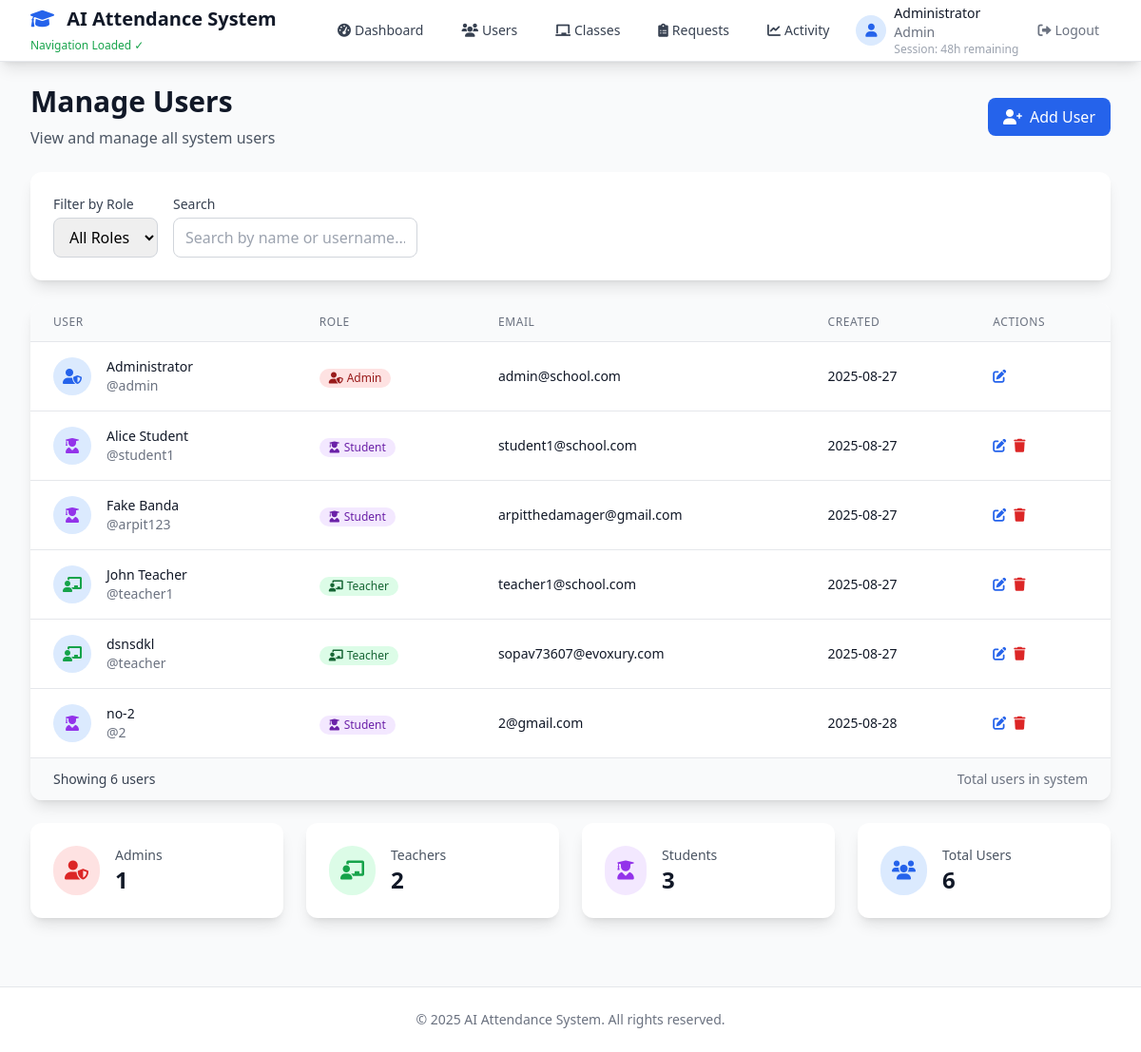
/admin/users (signed in), run on an earlier commit of the app's database.
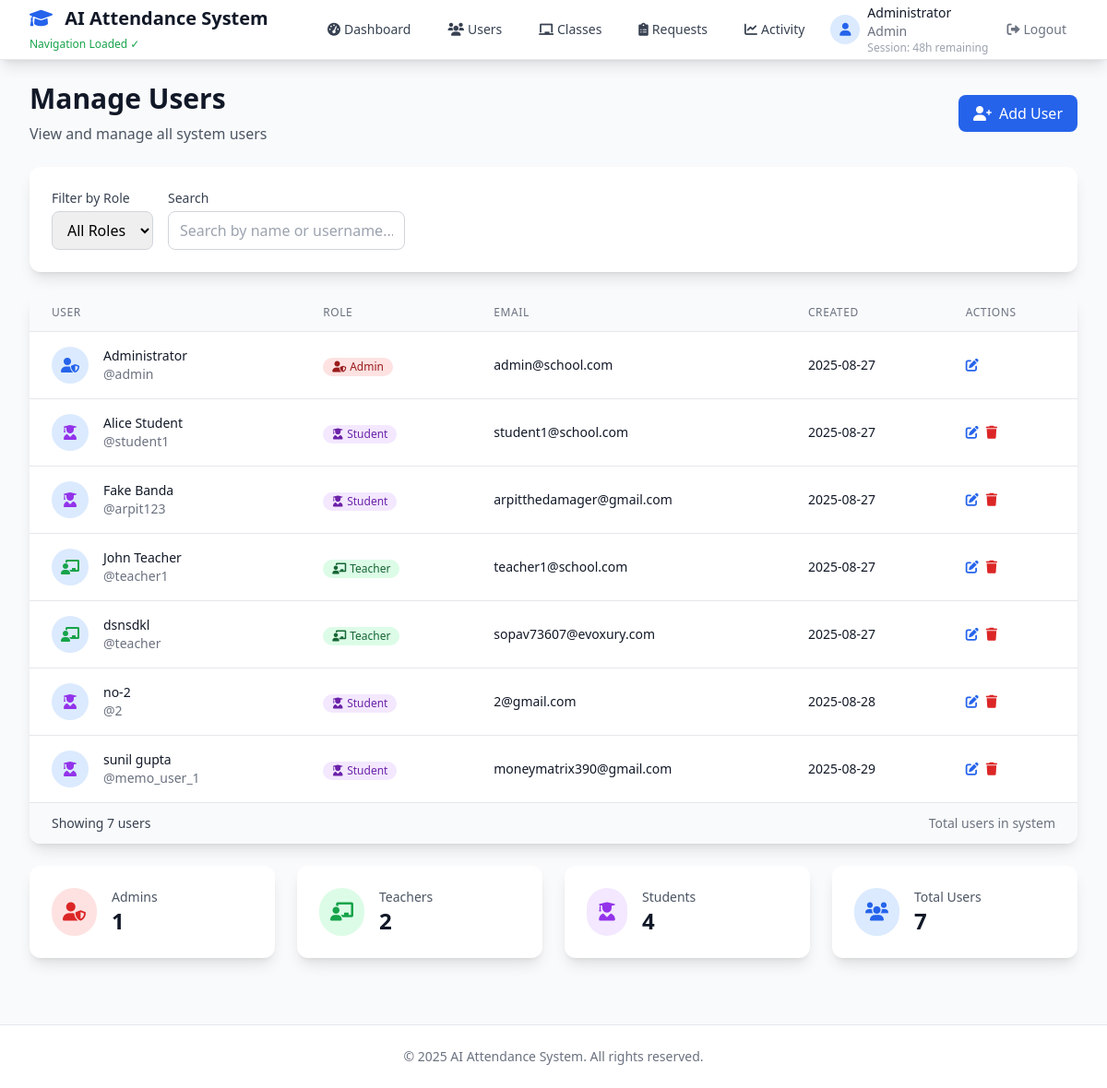
And on a later commit of the database.
### tables this page shows
CREATE TABLE users (
                id INTEGER PRIMARY KEY AUTOINCREMENT,
                username TEXT UNIQUE NOT NULL,
                password_hash TEXT NOT NULL,
                email TEXT UNIQUE NOT NULL,
                name TEXT NOT NULL,
                role TEXT NOT NULL DEFAULT 'student',
                created_at TIMESTAMP DEFAULT CURRENT_TIMESTAMP
            );

### app.py (the view)
@app.route('/admin/users')
@admin_required
@track_activity('admin_users')
def admin_users():
    role_filter = request.args.get('role')
    users = user_service.get_all_users(role_filter)
    return render_template('admin/users.html', users=users)

### app.py (called while the page is built)
@app.context_processor
def inject_session():
    return {'session': session}

### backend/auth.py (called while the page is built)
def admin_required(f):
    @wraps(f)
    def decorated_function(*args, **kwargs):
        if 'user_id' not in session:
            return redirect(url_for('login'))
        if 'login_time' in session:
            login_time = datetime.fromisoformat(session['login_time'])
            if datetime.now() - login_time > timedelta(hours=48):
                session.clear()
                flash('Your session has expired. Please log in again.', 'info')
                return redirect(url_for('login'))
        if session.get('role') != 'admin':
            flash('Access denied. Admin privileges required.', 'error')
            return redirect(url_for('dashboard'))
        return f(*args, **kwargs)
    return decorated_function

### backend/database.py (called while the page is built)
    def get_db(self):
        conn = sqlite3.connect(self.db_path)
        conn.row_factory = sqlite3.Row
        return conn

### backend/services.py (called while the page is built)
    def get_all_users(self, role=None):
        return self.user_model.get_all(role)

### templates/admin/users.html (shortened to what the changed rows need)
{% extends "layout.html" %}
{% block content %}
<div class="space-y-6">
    <div class="flex items-center justify-between">
        <div>
            <h1 class="text-3xl font-bold text-gray-900">Manage Users</h1>
        </div>
    </div>
    <div class="bg-white rounded-xl shadow-lg overflow-hidden">
        {% if users %}
        <div class="overflow-x-auto">
            <table class="min-w-full divide-y divide-gray-200">
                <thead class="bg-gray-50">
                    <tr>
                        <th class="px-6 py-3 text-left text-xs font-medium text-gray-500 uppercase tracking-wider">User</th>
                        <th class="px-6 py-3 text-left text-xs font-medium text-gray-500 uppercase tracking-wider">Role</th>
                        <th class="px-6 py-3 text-left text-xs font-medium text-gray-500 uppercase tracking-wider">Email</th>
                        <th class="px-6 py-3 text-left text-xs font-medium text-gray-500 uppercase tracking-wider">Created</th>
                        <th class="px-6 py-3 text-left text-xs font-medium text-gray-500 uppercase tracking-wider">Actions</th>
                    </tr>
                </thead>
                <tbody class="bg-white divide-y divide-gray-200">
                    {% for user in users %}
                    <tr class="hover:bg-gray-50">
                        <td class="px-6 py-4 whitespace-nowrap">
                            <div class="flex items-center">
                                <div class="h-10 w-10 rounded-full bg-blue-100 flex items-center justify-center">
                                    {% if user.role == 'admin' %}
                                        <i class="fas fa-user-shield text-blue-600"></i>
                                    {% elif user.role == 'teacher' %}
                                        <i class="fas fa-chalkboard-teacher text-green-600"></i>
                                    {% else %}
                                        <i class="fas fa-user-graduate text-purple-600"></i>
                                    {% endif %}
                                </div>
                                <div class="ml-4">
                                    <div class="text-sm font-medium text-gray-900">{{ user.name }}</div>
                                    <div class="text-sm text-gray-500">@{{ user.username }}</div>
                                </div>
                            </div>
                        </td>
                        <td class="px-6 py-4 whitespace-nowrap">
                            {% if user.role == 'admin' %}
                            <span class="inline-flex items-center px-2.5 py-0.5 rounded-full text-xs font-medium bg-red-100 text-red-800">
                                <i class="fas fa-user-shield mr-1"></i>Admin
                            </span>
                            {% elif user.role == 'teacher' %}
                            <span class="inline-flex items-center px-2.5 py-0.5 rounded-full text-xs font-medium bg-green-100 text-green-800">
                                <i class="fas fa-chalkboard-teacher mr-1"></i>Teacher
                            </span>
                            {% else %}
                            <span class="inline-flex items-center px-2.5 py-0.5 rounded-full text-xs font-medium bg-purple-100 text-purple-800">
                                <i class="fas fa-user-graduate mr-1"></i>Student
                            </span>
                            {% endif %}
                        </td>
                        <td class="px-6 py-4 whitespace-nowrap text-sm text-gray-900">
                            {{ user.email or 'No email' }}
                        </td>
                        <td class="px-6 py-4 whitespace-nowrap text-sm text-gray-900">
                            {{ user.created_at.split(' ')[0] }}
                        </td>
                        <td class="px-6 py-4 whitespace-nowrap text-sm font-medium">
                            <div class="flex items-center space-x-2">
                                <button class="text-blue-600 hover:text-blue-900">
                                    <i class="fas fa-edit"></i>
                                </button>
                                {% if user.username != 'admin' %}
                                <button class="text-red-600 hover:text-red-900">
                                    <i class="fas fa-trash"></i>
                                </button>
                                {% endif %}
                            </div>
                        </td>
                    </tr>
                    {% endfor %}
                </tbody>
            </table>
        </div>
        <div class="bg-gray-50 px-6 py-3 border-t border-gray-200">
            <div class="flex items-center justify-between">
                <div class="text-sm text-gray-700">
                    Showing <span class="font-medium">{{ users|length }}</span> users
                </div>
                <div class="text-sm text-gray-500">
                    Total users in system
                </div>
            </div>
        </div>
        {% endif %}
    </div>
    <div class="grid grid-cols-1 md:grid-cols-4 gap-6">
        <div class="bg-white rounded-xl shadow-lg p-6">
            <div class="flex items-center">
                <div class="ml-4">
                    <p class="text-sm font-medium text-gray-600">Students</p>
                    <p class="text-2xl font-bold text-gray-900">
                        {{ users|selectattr('role', 'equalto', 'student')|list|length }}
                    </p>
                </div>
            </div>
        </div>
        <div class="bg-white rounded-xl shadow-lg p-6">
            <div class="flex items-center">
                <div class="ml-4">
                    <p class="text-sm font-medium text-gray-600">Total Users</p>
                    <p class="text-2xl font-bold text-gray-900">{{ users|length }}</p>
                </div>
            </div>
        </div>
    </div>
</div>
{% endblock %}

### templates/layout.html (shortened to what this page needs)
<!DOCTYPE html>
<html lang="en">
<head>
    <script src="https://cdn.tailwindcss.com"></script>
    <link rel="stylesheet" href="https://cdnjs.cloudflare.com/ajax/libs/font-awesome/6.0.0/css/all.min.css">
</head>
<body class="bg-gray-50 min-h-screen">
    {% if session.user_id or session.get('user_id') %}
    <nav class="bg-white shadow-lg border-b border-gray-200" style="position: relative; z-index: 1000;">
        <div class="max-w-7xl mx-auto px-4 sm:px-6 lg:px-8">
            <div class="flex justify-between h-16">
                <div class="flex items-center">
                                    <div class="flex-shrink-0">
                    <h1 class="text-xl font-bold text-gray-900">
                        <i class="fas fa-graduation-cap text-blue-600 mr-2"></i>
                        AI Attendance System
                    </h1>
                    <small class="text-xs text-green-600">Navigation Loaded ✓</small>
                </div>
                </div>
                <div class="flex items-center space-x-4">
                    {% if session.role == 'admin' %}
                    <a href="{{ url_for('admin_dashboard') }}" class="text-gray-700 hover:text-blue-600 px-3 py-2 rounded-md text-sm font-medium">
                        <i class="fas fa-tachometer-alt mr-1"></i>Dashboard
                    </a>
                    <a href="{{ url_for('admin_users') }}" class="text-gray-700 hover:text-blue-600 px-3 py-2 rounded-md text-sm font-medium">
                        <i class="fas fa-users mr-1"></i>Users
                    </a>
                    <a href="{{ url_for('admin_classes') }}" class="text-gray-700 hover:text-blue-600 px-3 py-2 rounded-md text-sm font-medium">
                        <i class="fas fa-chalkboard mr-1"></i>Classes
                    </a>
                    <a href="{{ url_for('admin_requests') }}" class="text-gray-700 hover:text-blue-600 px-3 py-2 rounded-md text-sm font-medium">
                        <i class="fas fa-clipboard-list mr-1"></i>Requests
                    </a>
                    <a href="{{ url_for('admin_activity') }}" class="text-gray-700 hover:text-blue-600 px-3 py-2 rounded-md text-sm font-medium">
                        <i class="fas fa-chart-line mr-1"></i>Activity
                    </a>
                    {% endif %}
                    <div class="relative">
                        <div class="flex items-center space-x-2">
                            <div class="h-8 w-8 rounded-full bg-blue-100 flex items-center justify-center">
                                <i class="fas fa-user text-blue-600 text-sm"></i>
                            </div>
                            <div class="text-sm">
                                <p class="text-gray-900 font-medium">{{ session.name }}</p>
                                <p class="text-gray-500 capitalize">{{ session.role }}</p>
                                {% if session.login_time %}
                                <p class="text-xs text-gray-400" id="session-timer">Session: 48h remaining</p>
                                {% endif %}
                            </div>
                            <a href="{{ url_for('logout') }}" class="text-gray-500 hover:text-red-600 px-3 py-2 rounded-md text-sm font-medium">
                                <i class="fas fa-sign-out-alt mr-1"></i>Logout
                            </a>
                        </div>
                    </div>
                </div>
            </div>
        </div>
    </nav>
    {% endif %}
    <main class="max-w-7xl mx-auto py-6 sm:px-6 lg:px-8">
        {% block content %}{% endblock %}
    </main>
    <footer class="bg-white border-t border-gray-200 mt-12">
        <div class="max-w-7xl mx-auto py-6 px-4 sm:px-6 lg:px-8">
            <div class="text-center text-gray-500 text-sm">
                <p>&copy; 2025 AI Attendance System. All rights reserved.</p>
            </div>
        </div>
    </footer>
</body>
</html>

What changed in the data, as far as the page shows it:
added users: role "student" (drawn), name "sunil gupta", username "memo_user_1", email "moneymatrix390@gmail.com", created_at "2025-08-29"
Also different on the page:
{{ users|length }}: "6" → "7"
{{ users|selectattr('role', 'equalto', 'student')|list|length }}: "3" → "4"
